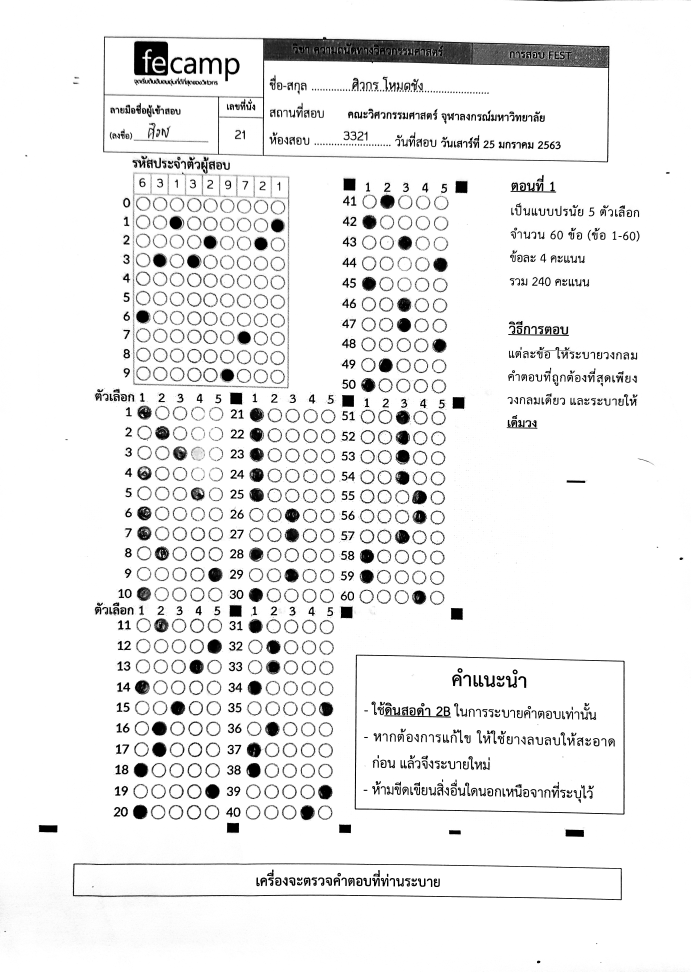
#> input picture imageInput/front/front-321_1.jpg, 2761 x 3886 px (shown at 1/4 size)
$ python testenvi.py   (older library calls are emulated)
#> lines starting #> are read from the running program, lines starting #| are printed output that depends on the picture; after the words box and inside, x2 and y2 are one past the last pixel; in counts of white or black regions, pixels touching at a corner belong together
### config.py
#directory config
reqFileDir = "require file"  #All document : register,key
imgDir ="imageInput"         #image of Answer
outputDir = "output file"
#------- Condition config -------#
checkZero = False   # True for detect Zero before Answer
fullScore = 300
#-------  Question section config -------#
partDep = [0]*7
partDepHead = ["กลศาสตร์","ไฟฟ้า","คลื่น","ความถนัดทางวิศวกรรม","สมบัติสาร","เคมี","คณิตศาสตร์"]
partDep[0] = "1-9,21,61-62"   #กลศาสตร์
partDep[1] = "10-16,63-64"  #ไฟฟ้า
partDep[2] = "17-20"  #คลื่น
partDep[3] = "19-20,51-60"  #ความถนัดทางวิศวกรรม
partDep[4] = "22-28,65-67"  #สมบัติสาร
partDep[5] = "29-36"  #เคมี
partDep[6] = "37-48,69-70"  #คณิตศาสตร์
numPart = len(partDep)
QuesPart = []
for e in partDep:
    tempLis = []
    for p in e.split(","):
        tempLis.append([int(q)  for q in p.split("-")])
    QuesPart.append(tempLis)

#-------  Image Processing config -------#
#Image Resize

width = 1067
height = 1535

#config_threshold
#decrease threshold for add darkness
#increase threshold for add brightness
min_threshold = 200 #210
max_threshold = 210 #255

minThreshBackRec = 215  #215
maxThreshBackRec = 250  #250

minThreshBackCir = 140 #140
maxThreshBackCir = 160  #160

rec_LB = 190
rec_UB = 600

### modifydat.py
def sort_coor(lis):
    #sort coordinate left-top
    #sort by bubble sort // must change to better sort
    bound = 5
    for i in range(len(lis)):
        for j in range(len(lis)-1):
            if abs(lis[j][1]-lis[j+1][1]) >= bound  and lis[j][1] > lis[j+1][1]:
                lis[j],lis[j+1] = lis[j+1],lis[j]
            elif  abs(lis[j][1]-lis[j+1][1]) < bound  and lis[j][0] > lis[j+1][0]:
                lis[j],lis[j+1] = lis[j+1],lis[j]
    return lis

### testenvi.py
import cv2
import numpy as np
from matplotlib import pyplot as plt
from math import*
from config import*
from modifydat import*


def frontDetect2(fileName,display):
    #fileName (image) | display -> image :True, False
    #return  id , Ans 1 - 60

#> called with fileName = 'imageInput/front/front-321_1.jpg', display = True
    rec_list = list() #reference
    cir_list = list()
    Anscir_list = list()

    #---------- read image ----------#
    img = cv2.imread(fileName)
#> img is the input picture: shape (3886, 2761, 3); min 0, max 255, mean 237.1
    img = cv2.resize(img,(width,height),interpolation=cv2.INTER_AREA)
#> img: shape (1535, 1067, 3)

    #---------- set up image ----------#
    gray = cv2.cvtColor(img, cv2.COLOR_BGR2GRAY)

    ret,thresh1 = cv2.threshold(gray ,min_threshold ,max_threshold ,cv2.THRESH_BINARY_INV)
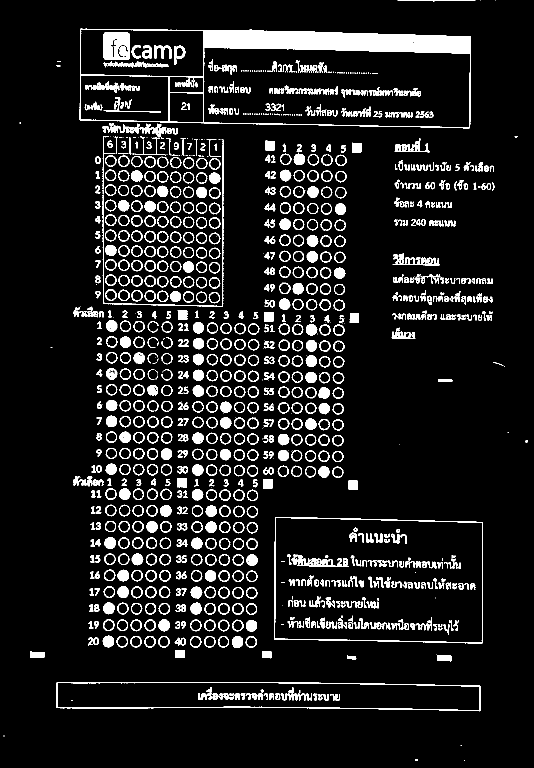
#> thresh1: shape (1535, 1067) (shown at 1/2 size); values 0 (black) and 210 (white), 9.7% white; 1241 white regions (220 under 20 px), largest, box (x1, y1, x2, y2) and area: (159, 57, 942, 257) 22645, (112, 1364, 962, 1423) 3536, (548, 1034, 966, 1287) 2606
#> ret = 200
    kernel = np.ones((2,2),np.uint8)

    erosion = cv2.erode(thresh1,kernel,iterations = 3)
#> erosion: shape (1535, 1067); values 0 (black) and 210 (white), 2.5% white; 453 white regions (358 under 20 px)

    #---------- find contour ----------#
    img1,contours, hierarchy = cv2.findContours(thresh1.copy(), cv2.RETR_EXTERNAL,cv2.CHAIN_APPROX_SIMPLE)
#> contours = 858 contours, 158 with area under 20; largest, box (x1, y1, x2, y2) and area: (159, 57, 942, 257) 144136, (548, 1034, 966, 1287) 101160, (112, 1364, 962, 1423) 42916, (785, 514, 880, 531) 686, (205, 279, 447, 614) 674
    img2,contours2, hierarchy2 = cv2.findContours(erosion.copy(), cv2.RETR_EXTERNAL,cv2.CHAIN_APPROX_SIMPLE)
#> contours2 = 452 contours, 365 with area under 20; largest, box (x1, y1, x2, y2) and area: (410, 62, 942, 107) 16661, (210, 68, 260, 120) 2449, (467, 1275, 486, 1296) 270, (209, 1275, 228, 1294) 268, (210, 1208, 229, 1228) 266

    imgid = img1.copy()
    imgcont = img1.copy()
    startX,startY  = 0,0
    #---------- find contour : rectangle and circle ----------#
    for cnt in contours:
        approx = cv2.approxPolyDP(cnt, .035 * cv2.arcLength(cnt, True), True)
        if len(approx)==4:
            area = cv2.contourArea(cnt)
            perim = cv2.arcLength(cnt,True)
            x,y,w,h = cv2.boundingRect(approx)
            #print(area,x,y,w,h)
            if rec_LB <= area <= rec_UB and perim/area<=1:
                M = cv2.moments(cnt)
                cx = round(M["m10"] / M["m00"],3)
                cy = round(M["m01"] / M["m00"],3)

                rec_list.append([cx,cy])#,area,perim])
                cv2.drawContours(imgcont,[cnt],0,(100,255,0),-1)
            elif 70000<area<110000 and w < h :
                cv2.drawContours(imgcont,[cnt],0,(100,255,0),5)
                tmpX = [ e[0][0] for e in approx]
                tmpY = [ e[0][1] for e in approx]
                startX,startY  = min(tmpX),min(tmpY)
                imgid = imgid[startY+34:max(tmpY),startX:max(tmpX) ]
        elif 5<=len(approx):
            area = cv2.contourArea(cnt)
            (cx, cy), radius = cv2.minEnclosingCircle(cnt)
            circleArea = radius * radius * np.pi
            if 300 <=circleArea <= 800 :
                cx,cy,radius = int(cx),int(cy),int(radius)
                cir_list.append([cx,cy,area,radius])
                cv2.circle(imgcont, (cx, cy),radius, (50, 100, 0), 2)
#> this loop made 858 passes
#> (approx, area, perim, x, y, w, h, cx) on passes 7, 9, 10, 11: ([[874, 1311], [875, 1321], [902, 1321], [901, 1311]], 283, 76.49, 874, 1311, 29, 11, 888), ([[60, 1303], [60, 1314], [88, 1314], [88, 1304]], 287.5, 78.24, 60, 1303, 29, 12, 74.01), ([[524, 1302], [524, 1315], [542, 1315], [542, 1303]], 218.5, 62.24, 524, 1302, 19, 14, 533), ([[351, 1300], [351, 1315], [369, 1314], [368, 1300]], 270, 65.66, 351, 1300, 19, 16, 359.9)
#> (approx, area, perim, x, y, w, h) on passes 6, 53: ([[694, 1311], [694, 1317], [712, 1317], [711, 1312]], 95, 47.66, 694, 1311, 19, 7), ([[372, 1177], [363, 1177], [370, 1179], [364, 1191]], 36.5, 50.38, 363, 1177, 10, 15)
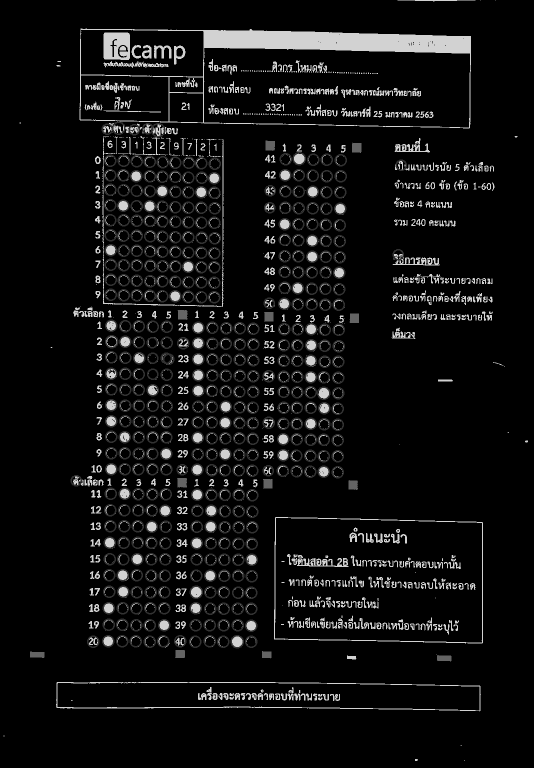
#> imgcont: shape (1535, 1067) (shown at 1/2 size); 5.33% of pixels changed, all inside (x1, y1, x2, y2) = (60, 243, 903, 1323)
#> after the loop, cir_list = 409 items, first 6: [360, 1282, 192, 11], [186, 1283, 181.5, 11], [502, 1283, 378.5, 11], [474, 1283, 393.5, 12], [446, 1283, 378, 11], [419, 1282, 387.5, 11]; rec_list = [[888, 1316], [74.01, 1309], [533, 1309], [359.9, 1307.5], [705.7, 969.6], [535.4, 967], [363.8, 964.8], [708.4, 636.1], [537.5, 633], [364.8, 629.1], [713, 295], [539.8, 290.9]]

    #---------- find contour : chosen circle ----------#
    for cnt in contours2:
        approx = cv2.approxPolyDP(cnt, .035 * cv2.arcLength(cnt, True), True)
        if 5<=len(approx):
            area = cv2.contourArea(cnt)
            (cx, cy), radius = cv2.minEnclosingCircle(cnt)
            circleArea = radius * radius * np.pi
            #print(circleArea)
            if 200 <=circleArea <= 800 :
                cx,cy,radius = int(cx),int(cy),int(radius)
                cv2.circle(erosion, (cx, cy),radius, (50, 100, 0), 2)
                Anscir_list.append([cx,cy,area,radius])
#> this loop made 452 passes
#> cnt on passes 10 to 12: [[422, 1397], [421, 1398], [421, 1399], [421, 1398]], [[581, 1396], [581, 1397]], [[594, 1395], [594, 1399], [594, 1396], [595, 1395]]
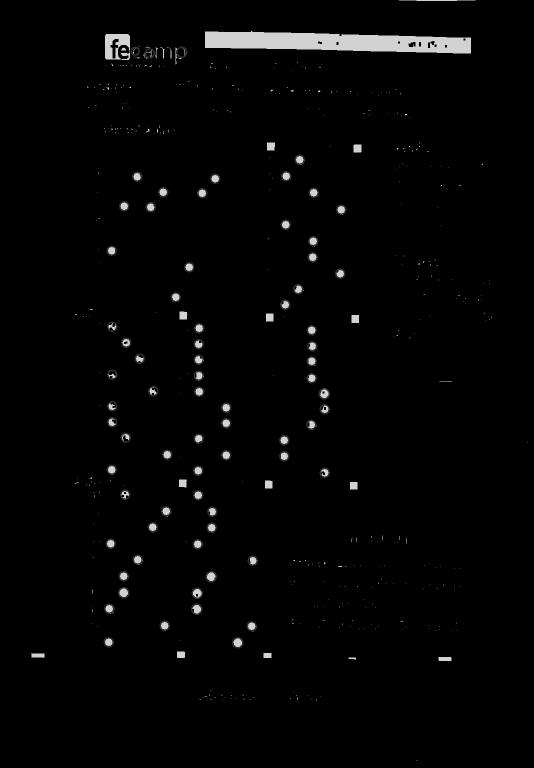
#> erosion: shape (1535, 1067) (shown at 1/2 size); min 0, max 210, mean 4.7

    #---------- find contour : find id circle ----------#
    cir_id_list = []
    imgid,contours3, hierarchy3 = cv2.findContours(imgid.copy(), cv2.RETR_TREE,cv2.CHAIN_APPROX_SIMPLE)
    for cnt in contours3:
        approx = cv2.approxPolyDP(cnt, .035 * cv2.arcLength(cnt, True), True)
        if 5<=len(approx):
            area = cv2.contourArea(cnt)
            (cx, cy), radius = cv2.minEnclosingCircle(cnt)
            circleArea = radius * radius * np.pi
            #print("(cx,cy) = {:.3f},{:.3f} area = {:.3f} CirArea = {:.3f}".format(cx,cy,area,circleArea))
            if 300 <=circleArea <= 800 :

                cx,cy,radius = int(cx+startX),int(cy+startY),int(radius)
                cir_id_list.append([cx,cy,area,radius])
                cv2.circle(imgid, (cx-startX, cy-startY),radius, (50, 100, 0), 2)
                cv2.circle(imgcont, (cx, cy+34),radius, (50, 100, 0), 2)
#> this loop made 2001 passes
#> cnt on passes 1, 3, 4: [[928, 1520], [929, 1520]], [[922, 1490], [921, 1491], [922, 1491]], [[7, 1471], [7, 1472], [8, 1472], [8, 1471]]
#> imgcont: shape (1535, 1067); 4.13% of pixels changed, all inside (x1, y1, x2, y2) = (141, 122, 914, 1331)
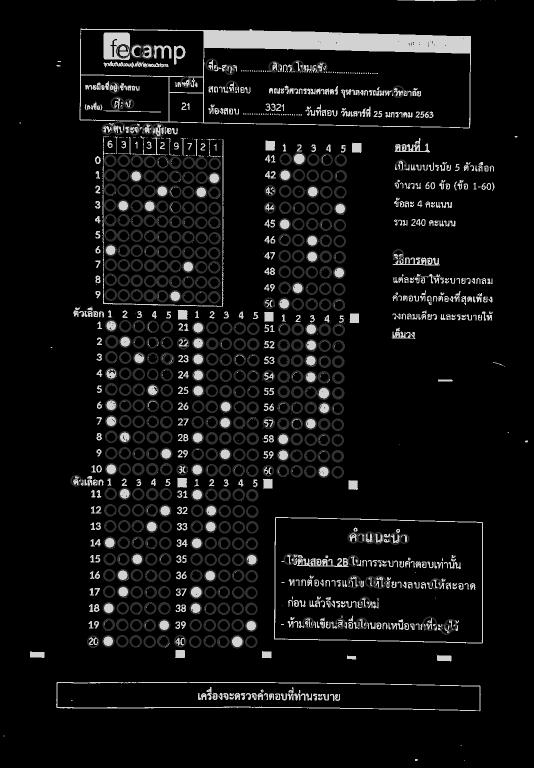
#> imgid: shape (1535, 1067) (shown at 1/2 size); 6.75% of pixels changed, all inside (x1, y1, x2, y2) = (141, 88, 914, 1297)


    #---------- Sort Coordinate : top-left ----------#
    rec_list = sort_coor(rec_list)
#> the loop in sort_coor, `for i in range(len(lis)):` made 12 passes
    cir_list = sort_coor(cir_list)
    Anscir_list = sort_coor(Anscir_list)
    cir_id_list = sort_coor(cir_id_list)


    #---------- Set Boundry : For read ID ----------#
    coor_trans = [ [[-80,20]],[[-345,20]],[[-345,340]],[[-80,340]]]
    coor = np.array(coor_trans)+np.array([[rec_list[0]]]*4,dtype = int)


    #---------- Set Boundry : For read Answer of Question ----------#
    coor_order = [2,5,3,6,1,4]
    coor_trans_q= [[[-10,10]],[[-160,10]],[[-160,330]],[[-10,330]]]
    coor_q = list()
    for j,e in enumerate(coor_order):
        coor_q.append(np.array(coor_trans_q)+np.array([[rec_list[e]]]*4,dtype = int))
        cv2.drawContours(imgcont, [coor_q[j]], 0, (160,255,0), 5)
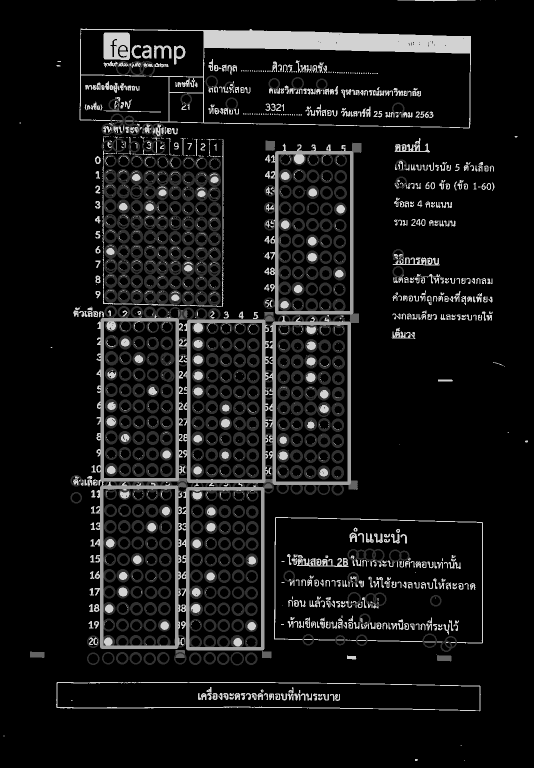
#> imgcont: shape (1535, 1067) (shown at 1/2 size); min 0, max 210, mean 20.8
    #print(len(coor_q))

    id_list = list()
    ans_list = [[] for e in range(6)]
    studentAns = ['-']*60
    id = [0]*9
    for e in Anscir_list:
        if e[0] <= coor[0][0][0] and e[0] >= coor[1][0][0] and e[1] <= coor[2][0][1] and e[1] >= coor[1][0][1]:
            id_list.append(e)
        for i in range(len(coor_order)):
            check = e[0] <= coor_q[i][0][0][0] and e[0] >= coor_q[i][1][0][0] and e[1] <= coor_q[i][2][0][1] and e[1] >= coor_q[i][1][0][1]
            if check:
                ans_list[i].append(e)
#> this loop made 72 passes
#> e on passes 1 to 12: [270, 102, 3, 8], [299, 106, 13.5, 9], [363, 104, 5, 10], [599, 319, 262, 9], [274, 353, 212, 9], [572, 352, 251, 9], [430, 357, 235.5, 9], [326, 384, 235.5, 9], [404, 386, 227, 9], [627, 385, 246.5, 9], [248, 412, 237.5, 9], [301, 414, 223.5, 9]


    c = 0
    ind = [0]*6
    for i,e in enumerate(cir_id_list):
        if i+1 < len(cir_id_list):
            X,Y,R = e[:2]+[e[3]]
            CX,CY = cir_id_list[i+1][:2]
            if (X-CX)**2+(Y-CY)**2 <= R**2:
                cir_id_list.pop(i)
#> this loop made 442 passes
#> e on passes 1 to 3: [246, 102, 320.5, 13], [274, 102, 172, 13], [294, 103, 323.5, 14]

    for e in cir_id_list:
        if e[0] <= coor[0][0][0] and e[0] >= coor[1][0][0] and e[1] <= coor[2][0][1] and e[1] >= coor[1][0][1]:
            #print(e)
            if len(id_list)!=0:
                x,y = id_list[0][:2]
            cx, cy,radius = e[:2]+[e[3]]
            if (cx-x)**2+(cy-y)**2<= radius**2:
                cv2.circle(img, (cx, cy),radius, (0, 255, 0), 2)
                id[c%9] = str(c//9)
                id_list = id_list[1:]
            cv2.circle(imgcont, (cx, cy+34),radius, (50, 100, 0), 2)
            c+=1
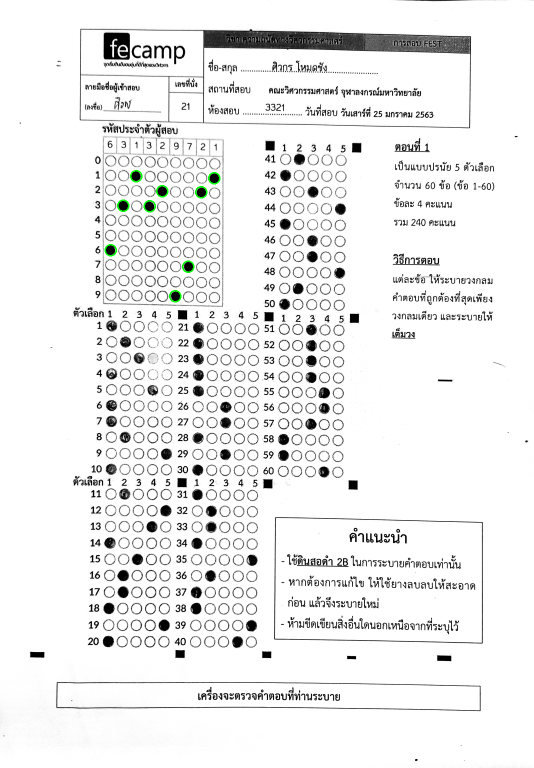
#> img: shape (1535, 1067, 3) (shown at 1/2 size); mean B, G, R 237, 237.2, 237
#> imgcont: shape (1535, 1067); under 0.01% of pixels changed, all inside (x1, y1, x2, y2) = (320, 636, 434, 641)
    #print(studentAns,len(studentAns))
    for e in cir_list:
        for i in range(len(coor_order)):
            check = e[0] <= coor_q[i][0][0][0] and e[0] >= coor_q[i][1][0][0] and e[1] <= coor_q[i][2][0][1] and e[1] >= coor_q[i][1][0][1]
            if check:
                if len(ans_list[i])!=0:
                    x,y = ans_list[i][0][:2]
                else:
                    #print(i,ans_list[i])
                    continue

                cx, cy,radius = e[:2]+[e[3]]
                if (cx-x)**2+(cy-y)**2<= radius**2:
                    cv2.circle(img, (cx, cy),radius, (0, 0, 255), 2)
                    #print(ind[i],studentAns)
                    if studentAns[i*10+ind[i]//5] == '-':
                        studentAns[i*10+ind[i]//5] = str(ind[i]%5+1)
                    else:
                        studentAns[i*10+ind[i]//5] ='X'

                    #dequeue
                    ans_list[i] = ans_list[i][1:]
                ind[i]+=1
#> this loop made 409 passes
#> e on passes 1 to 3: [214, 258, 124, 10], [237, 256, 149.5, 12], [268, 259, 110, 10]
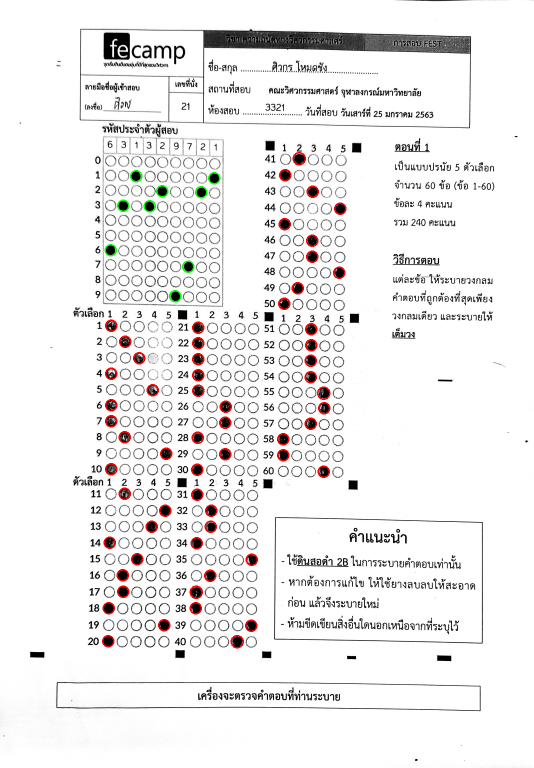
#> img: shape (1535, 1067, 3) (shown at 1/2 size); 0.75% of pixels changed, all inside (x1, y1, x2, y2) = (204, 304, 693, 1297)
    print(id,studentAns)
#> (printed output is left out)
    #print(id)
    plt.figure(1)
    plt.imshow(imgcont)

    """plt.figure(2)
    #plt.imshow(erosion)
    plt.imshow(imgid)
    plt.figure(3)
    plt.imshow(img)"""
    plt.figure(4)
    plt.imshow(thresh1)

    plt.show()

    id = "".join(id)
    return {"id":id,"ans":studentAns}


# [147 lines left out: function backDetect2, not called in this run]

print(frontDetect2("imageInput/front/front-321_1.jpg",True))
#print(backDetect2("imageInput/back/back-3205-29.jpg",True))
